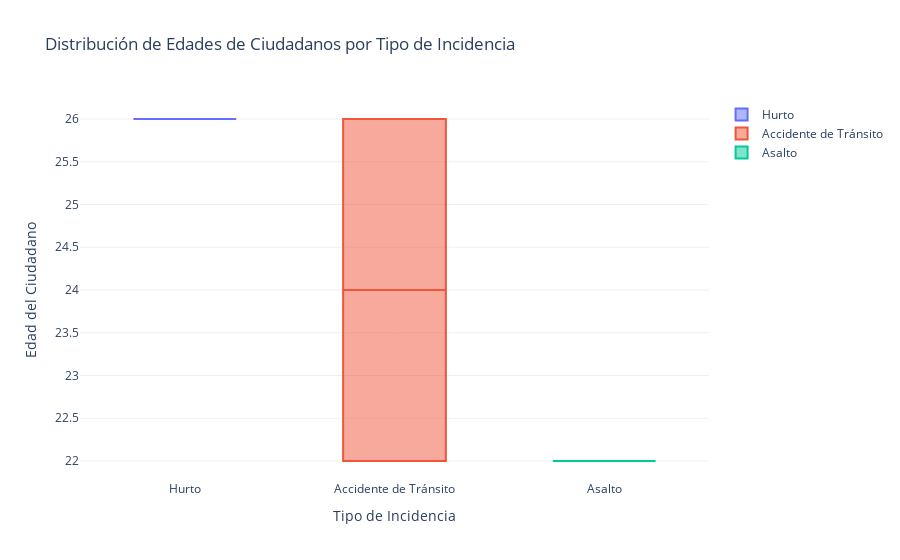

The notebook cell this image was saved under:
### Code cell
import pandas as pd
import plotly.graph_objects as go
from datetime import datetime

def calculate_age(birthdate):
    """Calcula la edad a partir de la fecha de nacimiento."""
    today = datetime.now()
    return today.year - birthdate.year - ((today.month, today.day) < (birthdate.month, birthdate.day))

def plot_box_plot_by_incidence_type(df):
    """
    Genera un diagrama de caja para la edad de los ciudadanos agrupada por tipo de incidencia.

    Parámetros:
    df (DataFrame): El DataFrame que contiene los datos de incidencias.
    """
    # Asegurarse de que 'citizen_birthdate' esté en formato de fecha
    df['citizen_birthdate'] = pd.to_datetime(df['citizen_birthdate'], errors='coerce')

    # Calcular la edad a partir de la fecha de nacimiento
    df['citizen_age'] = df['citizen_birthdate'].apply(calculate_age)

    # Crear la figura de Plotly
    fig = go.Figure()

    # Obtener los tipos de incidencia únicos
    types_of_incidence = df['type_name'].unique()
    
    # Definir una lista de colores para las cajas
    colors = px.colors.qualitative.Plotly
    
    # Añadir un diagrama de caja para cada tipo de incidencia
    for i, type_name in enumerate(types_of_incidence):
        df_type = df[df['type_name'] == type_name]
        fig.add_trace(go.Box(
            y=df_type['citizen_age'],
            name=type_name,
            marker=dict(color=colors[i % len(colors)])  # Usar un color diferente para cada tipo
        ))

    # Configurar el diseño del gráfico
    fig.update_layout(
        title='Distribución de Edades de Ciudadanos por Tipo de Incidencia',
        xaxis_title='Tipo de Incidencia',
        yaxis_title='Edad del Ciudadano',
        template='plotly_white'
    )

    # Mostrar el gráfico
    fig.show()

# Llamar a la función con el DataFrame
plot_box_plot_by_incidence_type(df)

### Figure 1 — Plotly figure (JSON) as saved in the notebook; plotly's stock layout.template omitted (floating-point values rounded to 4 significant figures)
{"data": [{"marker": {"color": "#636EFA"}, "name": "Hurto", "type": "box", "y": [26]}, {"marker": {"color": "#EF553B"}, "name": "Accidente de Tránsito", "type": "box", "y": [26, 22]}, {"marker": {"color": "#00CC96"}, "name": "Asalto", "type": "box", "y": [22, 22, 22]}], "layout": {"title": {"text": "Distribución de Edades de Ciudadanos por Tipo de Incidencia"}, "xaxis": {"title": {"text": "Tipo de Incidencia"}}, "yaxis": {"title": {"text": "Edad del Ciudadano"}}}}
